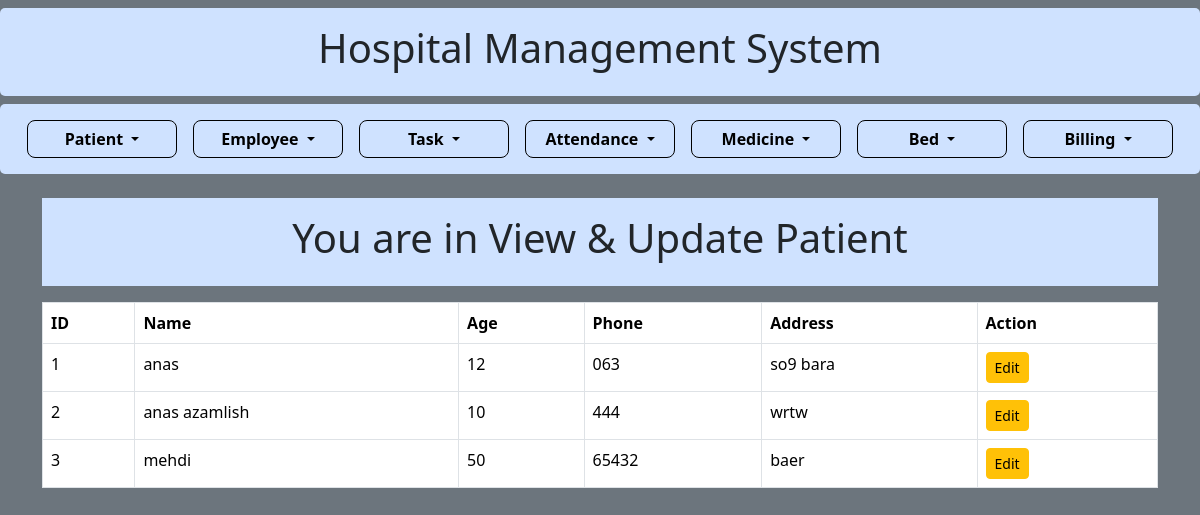
/view_update_patient, run on the app's committed database.
### models/models_patient.py (models this page shows)
class Patient(db.Model):
    id       =db.Column(db.Integer, primary_key=True)
    name     =db.Column(db.String(100))
    age      =db.Column(db.Integer)
    phone    =db.Column(db.String(20))
    address  =db.Column(db.String(200))

### routes/routes_patient.py (the view)
@patient_bp.route('/view_update_patient')
def view_update_patient():
    return render_template("view_update_patient.html", patients=Patient.query.all())

### templates/view_update_patient.html
    {% extends "base.html" %}
    {% block content %}
    <div class="container-fluid mt-2 p-3 bg-primary-subtle text-dark">
        <h1 class="text-center">You are in View & Update Patient</h1>
    </div>
    <form method="POST">
        <table class="table table-bordered mt-3">
            <thead>
                <tr>
                    <th>ID</th>
                    <th>Name</th>
                    <th>Age</th>
                    <th>Phone</th>
                    <th>Address</th>
                    <th>Action</th>
                </tr>
            </thead>
            <tbody>
                {% for p in patients %}
                <tr>
                    <td>{{ p.id }}</td>
                    <td>{{ p.name }}</td>
                    <td>{{ p.age }}</td>
                    <td>{{ p.phone }}</td>
                    <td>{{ p.address }}</td>
                    <td>
                        <a href="/edit_patient/{{ p.id }}" class="btn btn-warning btn-sm">Edit</a>
                    </td>
                </tr>
                {% endfor %}
            </tbody>
        </table>
    </form>
    {% endblock %}

### templates/base.html (style rules this page uses)
body { background-color: #6c757d; }

### data on the page
Patient: id "1", name "anas", age "12", phone "063", address "so9 bara"
Patient: id "2", name "anas azamlish", age "10", phone "444", address "wrtw"
Patient: id "3", name "mehdi", age "50", phone "65432", address "baer"
